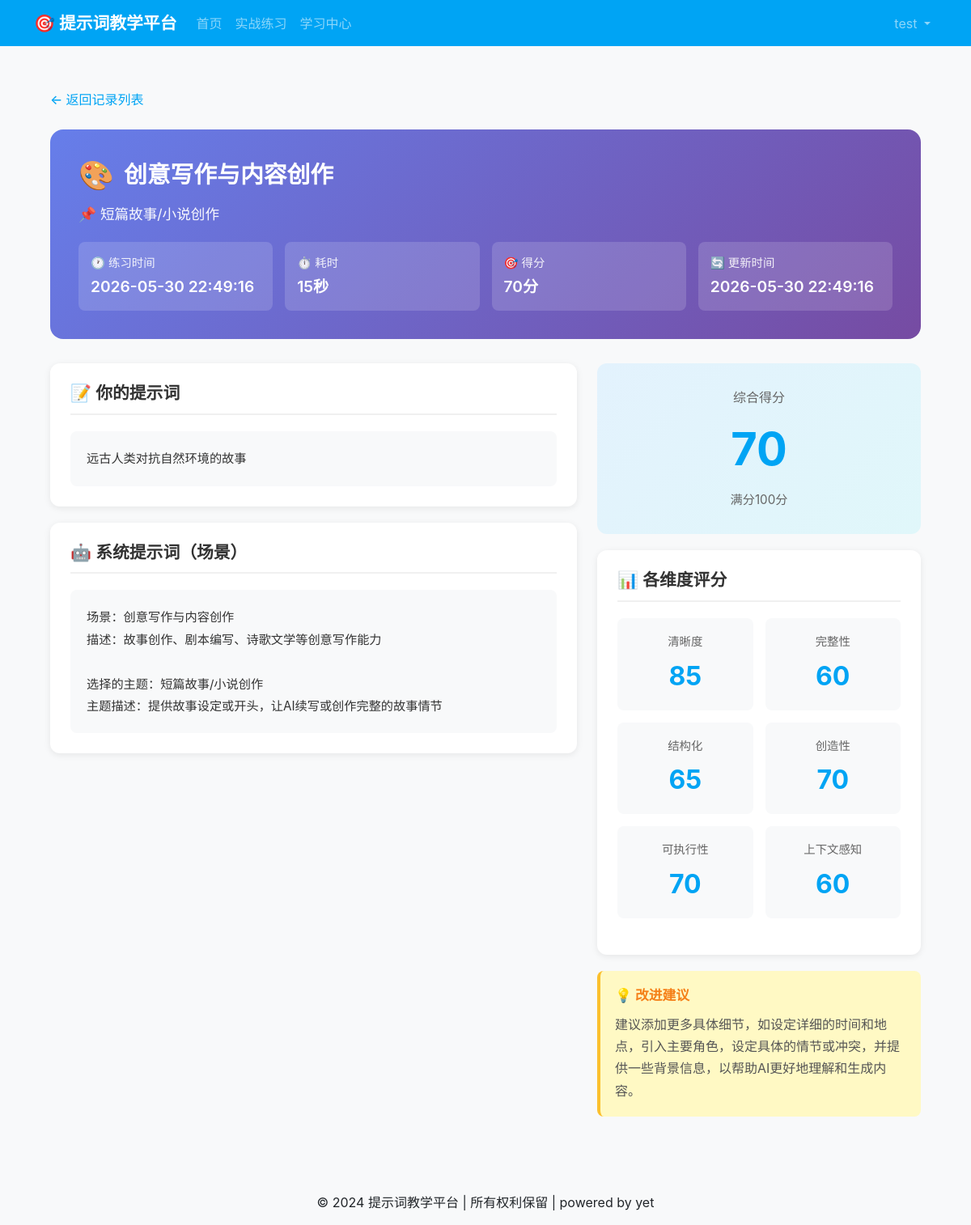
Screenshot of /practice/record/5/ (signed in) with the database file from the repository.
### practice/models.py (models this page shows, shortened)
class PracticeRecord(models.Model):
    user = models.ForeignKey(User, on_delete=models.CASCADE, related_name='practice_records')
    scenario = models.ForeignKey(PracticeScenario, on_delete=models.CASCADE, null=True, blank=True, verbose_name='练习场景')
    topic = models.ForeignKey(PracticeTopic, on_delete=models.SET_NULL, null=True, blank=True, verbose_name='选择的主题')
    user_prompt = models.TextField(verbose_name='用户提示词')
    system_prompt = models.TextField(verbose_name='系统提示词(场景)', default='')
    llm_response = models.TextField(verbose_name='大模型原始回复', blank=True)
    scores = models.JSONField(verbose_name='评分数据', default=dict)
    suggestions = models.TextField(verbose_name='修改建议', blank=True)
    overall_score = models.IntegerField(verbose_name='综合得分', default=0)
    duration_seconds = models.IntegerField(default=0, verbose_name='练习时长(秒)')
    created_at = models.DateTimeField(auto_now_add=True, verbose_name='创建时间')
    updated_at = models.DateTimeField(auto_now=True, verbose_name='更新时间')
    class Meta:
        ordering = ['-created_at']
        verbose_name = '练习记录'
        verbose_name_plural = '练习记录'
    @property
    def formatted_duration(self):
        if self.duration_seconds < 60:
            return f"{self.duration_seconds}秒"
        elif self.duration_seconds < 3600:
            minutes = self.duration_seconds // 60
            seconds = self.duration_seconds % 60
            return f"{minutes}分{seconds}秒" if seconds else f"{minutes}分钟"
        else:
            hours = self.duration_seconds // 3600
            minutes = (self.duration_seconds % 3600) // 60
            return f"{hours}小时{minutes}分钟" if minutes else f"{hours}小时"
    def get_topic_display(self):
        if self.topic:
            return self.topic.title
        return "未选择主题"

class PracticeScenario(models.Model):
    SCENARIO_CHOICES = [
        ('coding_quality', '编程与代码质量'),
        ('writing_creation', '提炼（提炼、文案、创作）'),
        ('data_analysis', '数据分析与数据可视化'),
        ('data_diagnosis', '数据分析与问题诊断'),
        ('education_growth', '教育与个人成长'),
        ('ai_training', 'AI训练与多模态'),
        ('product_strategy', '产品经理与战略'),
        ('marketing_service', '营销与客户服务'),
        ('spreadsheet_db', '电子表格和数据库'),
        ('legal_policy', '法律与政策制定'),
        ('business_decision', '商业战略与决策'),
        ('creative_writing', '创意写作与内容创作'),
    ]
    scenario_id = models.CharField(max_length=50, unique=True, verbose_name='场景ID')
    title = models.CharField(max_length=100, verbose_name='场景标题')
    description = models.TextField(verbose_name='场景描述')
    icon = models.CharField(max_length=50, default='🎯', verbose_name='图标')
    difficulty = models.CharField(max_length=20, choices=[('beginner', '初级'), ('intermediate', '中级'), ('advanced', '高级')], default='intermediate', verbose_name='难度')
    order = models.IntegerField(default=0, verbose_name='排序')
    is_active = models.BooleanField(default=True, verbose_name='是否启用')
    class Meta:
        ordering = ['order']
        verbose_name = '练习场景'
        verbose_name_plural = '练习场景'

class PracticeTopic(models.Model):
    scenario = models.ForeignKey(PracticeScenario, on_delete=models.CASCADE, related_name='topics', verbose_name='所属场景')
    topic_number = models.IntegerField(verbose_name='主题编号')  # 1 或 2
    title = models.CharField(max_length=200, verbose_name='主题标题')
    description = models.TextField(verbose_name='主题描述')
    example_prompt = models.TextField(blank=True, verbose_name='示例提示词')
    evaluation_criteria = models.JSONField(default=dict, verbose_name='评估标准')
    class Meta:
        ordering = ['topic_number']
        unique_together = ['scenario', 'topic_number']
        verbose_name = '练习主题'
        verbose_name_plural = '练习主题'

### practice/views.py (the view)
# urls.py: path('record/<int:record_id>/', views.practice_record_detail, name='detail'),
@login_required
def practice_record_detail(request, record_id):
    record = get_object_or_404(PracticeRecord, id=record_id, user=request.user)
    return render(request, 'practice_record_detail.html', {'record': record})

### core/templates/practice_record_detail.html (shortened to what this page needs)
{% extends 'base.html' %}
{% block content %}
<div class="detail-container">
    <a href="{% url 'practice:history' %}" class="back-link">
        ← 返回记录列表
    </a>
    <div class="detail-header">
        <h1>
            <span style="font-size: 2.2rem;">{{ record.scenario.icon|default:"📝" }}</span>
            {{ record.scenario.title|default:"练习详情" }}
        </h1>
        {% if record.topic %}
        <p style="font-size: 1.1rem; opacity: 0.95; margin-bottom: 10px;">
            📌 {{ record.get_topic_display }}
        </p>
        {% endif %}
        <div class="meta-info">
            <div class="meta-item">
                <div class="meta-label">🕐 练习时间</div>
                <div class="meta-value">{{ record.created_at|date:"Y-m-d H:i:s" }}</div>
            </div>
            <div class="meta-item">
                <div class="meta-label">⏱️ 耗时</div>
                <div class="meta-value">{{ record.formatted_duration }}</div>
            </div>
            <div class="meta-item">
                <div class="meta-label">🎯 得分</div>
                <div class="meta-value">{{ record.overall_score }}分</div>
            </div>
            <div class="meta-item">
                <div class="meta-label">🔄 更新时间</div>
                <div class="meta-value">{{ record.updated_at|date:"Y-m-d H:i:s" }}</div>
            </div>
        </div>
    </div>
    <div class="content-grid">
        <div>
            <div class="section-card">
                <h2 class="section-title">📝 你的提示词</h2>
                <div class="prompt-content">{{ record.user_prompt }}</div>
            </div>
            {% if record.system_prompt %}
            <div class="section-card">
                <h2 class="section-title">🤖 系统提示词（场景）</h2>
                <div class="prompt-content">{{ record.system_prompt }}</div>
            </div>
            {% endif %}
        </div>
        <div>
            <div class="overall-score-card">
                <div style="font-size: 1rem; color: #666; margin-bottom: 10px;">综合得分</div>
                <div class="overall-score-value">{{ record.overall_score }}</div>
                <div style="font-size: 0.95rem; color: #666;">满分100分</div>
            </div>
            <div class="section-card">
                <h2 class="section-title">📊 各维度评分</h2>
                <div class="scores-grid">
                    {% for dimension, score in record.scores.items %}
                    <div class="score-item">
                        <div class="score-label">
                            {% if dimension == 'clarity' %}清晰度
                            {% elif dimension == 'completeness' %}完整性
                            {% elif dimension == 'structure' %}结构化
                            {% elif dimension == 'creativity' %}创造性
                            {% elif dimension == 'actionability' %}可执行性
                            {% elif dimension == 'context_awareness' %}上下文感知
                            {% else %}{{ dimension|title }}
                            {% endif %}
                        </div>
                        <div class="score-value">{{ score }}</div>
                    </div>
                    {% endfor %}
                </div>
            </div>
            {% if record.suggestions %}
            <div class="suggestions-box">
                <strong style="color: #F57F17; font-size: 1.05rem; display: block; margin-bottom: 10px;">
                    💡 改进建议
                </strong>
                <p style="margin: 0; line-height: 1.7; color: #555;">{{ record.suggestions }}</p>
            </div>
            {% endif %}
        </div>
    </div>
</div>
{% endblock %}

### core/templates/base.html (shortened to what this page needs)
{% load static %}
<!DOCTYPE html>
<html lang="zh-CN">
<head>
    <link href="https://cdn.jsdelivr.net/npm/bootstrap@5.3.0/dist/css/bootstrap.min.css" rel="stylesheet">
    <link href="{% static 'css/variables.css' %}" rel="stylesheet">
    <link href="{% static 'css/style.css' %}" rel="stylesheet">
</head>
<body>
    <nav class="navbar navbar-expand-lg navbar-dark bg-primary">
        <div class="container">
            <a class="navbar-brand" href="/">🎯 提示词教学平台</a>
            <div class="collapse navbar-collapse" id="navbarNav">
                <ul class="navbar-nav me-auto">
                    <li class="nav-item">
                        <a class="nav-link" href="/">首页</a>
                    </li>
                    <li class="nav-item">
                        <a class="nav-link" href="{% url 'practice:practice' %}">实战练习</a>
                    </li>
                    <li class="nav-item">
                        <a class="nav-link" href="{% url 'learning:list' %}">学习中心</a>
                    </li>
                </ul>
                <ul class="navbar-nav">
                    {% if user.is_authenticated %}
                        <li class="nav-item dropdown">
                            <a class="nav-link dropdown-toggle" href="#" role="button" data-bs-toggle="dropdown">
                                {{ user.username }}
                            </a>
                        </li>
                    {% endif %}
                </ul>
            </div>
        </div>
    </nav>
    <main class="container mt-4">
        {% block content %}
        {% endblock %}
    </main>
    <footer class="bg-light text-center py-3 mt-5">
        <div class="container">
            <p class="mb-0">&copy; 2024 提示词教学平台 | 所有权利保留 |  powered by yet</p>
        </div>
    </footer>
</body>
</html>

### core/static/css/variables.css (style rules this page uses)
:root { --color-primary: rgb(0, 164, 244); --color-primary-light: #33B8F7; --color-primary-dark: #0089CC; --color-primary-gradient: linear-gradient(135deg, var(--color-primary) 0%, #0096d6 100%); --color-success: #10B981; --color-success-light: #E8F5E9; --color-warning: #F59E0B; --color-warning-light: #FFF3E0; --color-danger: #EF4444; --color-danger-light: #FCE4EC; --color-info: #3B82F6; --color-text-primary: #1a1a1a; --color-text-secondary: #2c3e50; --color-text-tertiary: #495057; --color-text-muted: #6c757d; --color-text-placeholder: #999; --color-bg-white: #ffffff; --color-bg-light: #f8f9fa; --color-bg-soft: #fafbfc; --color-bg-muted: #e9ecef; --color-bg-alt: #f1f3f5; --color-border: #dee2e6; --color-border-light: #e9ecef; --color-border-focus: rgba(13, 110, 253, 0.25); --space-xs: 0.25rem; --space-sm: 0.5rem; --space-md: 1rem; --space-lg: 1.5rem; --space-xl: 2rem; --space-2xl: 2.5rem; --space-3xl: 3rem; --radius-sm: 6px; --radius-md: 8px; --radius-lg: 10px; --radius-xl: 12px; --radius-16: 16px; --radius-20: 20px; --radius-full: 50%; --shadow-sm: 0 1px 2px rgba(0, 0, 0, 0.05); --shadow-md: 0 2px 4px rgba(0, 0, 0, 0.1); --shadow-lg: 0 4px 8px rgba(0, 0, 0, 0.15); --shadow-xl: 0 8px 16px rgba(0, 0, 0, 0.15); --shadow-primary: 0 2px 8px rgba(0, 164, 244, 0.3); --shadow-primary-hover: 0 4px 12px rgba(0, 164, 244, 0.5); --font-family-base: -apple-system, BlinkMacSystemFont, 'Segoe UI', Roboto, 'Helvetica Neue', Arial, sans-serif; --font-family-mono: 'Consolas', 'Monaco', monospace; --font-size-xs: 0.75rem; --font-size-sm: 0.85rem; --font-size-base: 0.95rem; --font-size-md: 1rem; --font-size-lg: 1.05rem; --font-size-xl: 1.1rem; --font-size-2xl: 1.3rem; --font-size-3xl: 1.75rem; --font-size-4xl: 2.2rem; --font-weight-normal: 400; --font-weight-medium: 500; --font-weight-semibold: 600; --font-weight-bold: 700; --font-weight-extrabold: 800; --line-height-tight: 1.25; --line-height-normal: 1.5; --line-height-relaxed: 1.6; --line-height-loose: 1.85; --transition-fast: 0.2s ease; --transition-normal: 0.3s ease; --transition-slow: 0.35s cubic-bezier(0.4, 0, 0.2, 1); --z-dropdown: 100; --z-sticky: 200; --z-fixed: 300; --z-modal-backdrop: 400; --z-modal: 500; --z-popover: 600; --z-tooltip: 700; }
.bg-primary { background-color: var(--color-primary) !important; }

### core/static/css/style.css (style rules this page uses)
body { font-family: -apple-system, BlinkMacSystemFont, 'Segoe UI', Roboto, 'Helvetica Neue', Arial, sans-serif; background-color: #f8f9fa; }
.navbar-brand { font-weight: bold; font-size: 1.3rem; }
footer { margin-top: auto; }

### rows the page displays
PracticeRecord: scenario.icon "🎨", scenario "创意写作与内容创作", topic "短篇故事/小说创作", created_at "2026-05-30 22:49:16", formatted_duration "15秒", overall_score "70", updated_at "2026-05-30 22:49:16", user_prompt "远古人类对抗自然环境的故事", system_prompt "场景：创意写作与内容创作 描述：故事创作、剧本编写、诗歌文学等创意写作能力 选择的主题：短篇故事/小说创作 主题描述：提供故事设定或开头，让AI续写或创作完整的故事情节", suggestions "建议添加更多具体细节，如设定详细的时间和地点，引入主要角色，设定具体的情节或冲突，并提供一些背景信息，以帮助AI更好地理解和生成内容。"

### other values shown
{{ user.username }} "test"
{{ score }} "85" "60" "65" "70" "70" "60"
